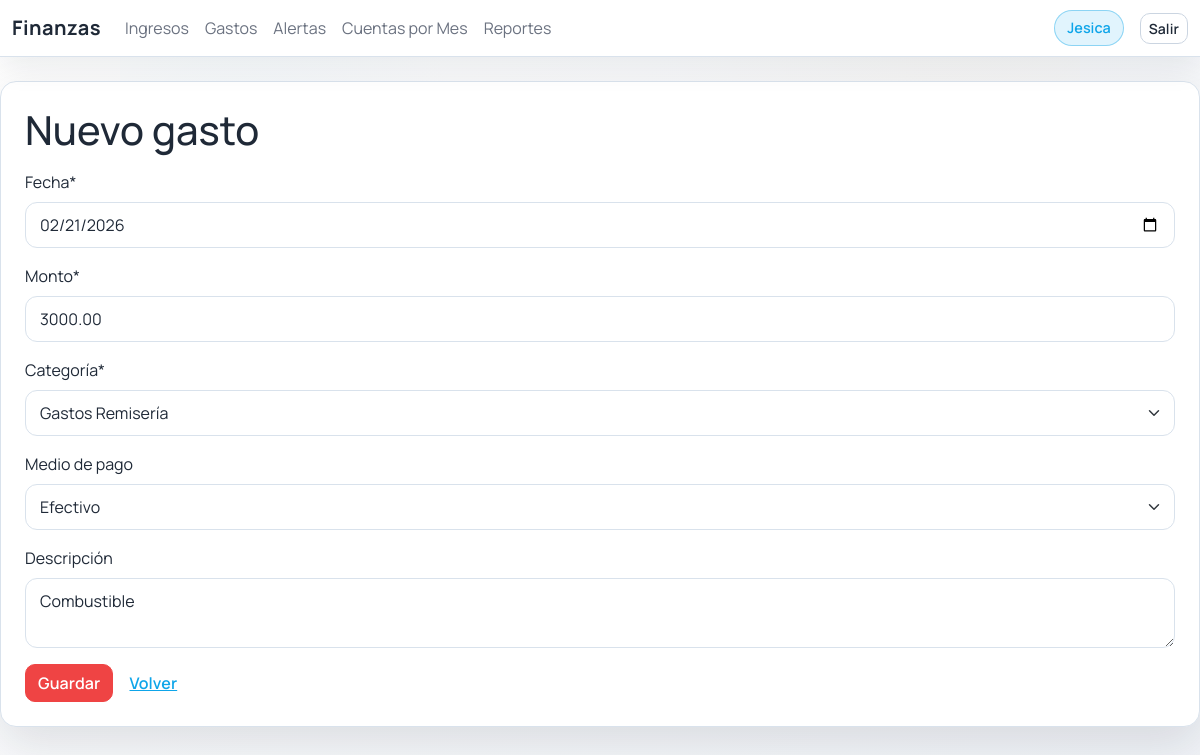
Page /gastos/2/editar/ (signed in) on the committed database.
### core/models.py (models this page shows, shortened)
class Expense(models.Model):
	date = models.DateField(default=timezone.localdate)
	amount = models.DecimalField(max_digits=12, decimal_places=2, default=Decimal("0"))
	category = models.CharField(max_length=32, choices=ExpenseCategory.choices, default=ExpenseCategory.GENERAL)
	payment_method = models.CharField(max_length=50, choices=PaymentMethod.choices, blank=True)
	description = models.TextField(blank=True)
	created_by = models.ForeignKey(settings.AUTH_USER_MODEL, on_delete=models.PROTECT, related_name="expenses")
	created_at = models.DateTimeField(auto_now_add=True)
	class Meta:
		ordering = ["-date", "-created_at"]

### core/views.py (the view)
class ExpenseUpdateView(LoginRequiredMixin, AdminOnlyMixin, UpdateView):
    model = Expense
    form_class = ExpenseForm
    template_name = "gastos/form.html"
    success_url = reverse_lazy("gastos-list")

### core/forms.py
class ExpenseForm(forms.ModelForm):
    class Meta:
        model = Expense
        fields = ["date", "amount", "category", "payment_method", "description"]
        widgets = {
            "date": forms.DateInput(attrs={"type": "date"}, format="%Y-%m-%d"),
            "description": forms.Textarea(attrs={"rows": 2}),
        }
    def __init__(self, *args, **kwargs):
        super().__init__(*args, **kwargs)
        today = timezone.localdate()
        self.fields["date"].initial = today.isoformat()
        self.fields["date"].label = "Fecha"
        self.fields["amount"].label = "Monto"
        self.fields["category"].label = "Categoría"
        self.fields["payment_method"].label = "Medio de pago"
        self.fields["description"].label = "Descripción"
        self.fields["payment_method"].choices = [("", "(opcional)")] + list(PaymentMethod.choices)
        self.fields["category"].initial = ExpenseCategory.GENERAL

### core/templatetags/roles.py (called while the page is built)
@register.filter
def es_admin(user):
    if not user or not user.is_authenticated:
        return False
    return user.is_staff or user.is_superuser or user.groups.filter(name__iexact="administrador").exists()

### core/views.py (called while the page is built)
def is_admin(user) -> bool:
    return user.is_superuser or user.is_staff or user.groups.filter(name__iexact="administrador").exists()

    def test_func(self):
        return is_admin(self.request.user)

### templates/gastos/form.html (shortened to what this page needs)
{% extends 'base.html' %}
{% load crispy_forms_tags %}
{% block content %}
<h1>{{ page_title|default:"Nuevo gasto" }}</h1>
<form method="post" class="mt-3">{% csrf_token %}
    {{ form|crispy }}
    <button class="btn btn-danger" type="submit">{{ submit_label|default:"Guardar" }}</button>
    <a class="btn btn-link" href="/gastos/">Volver</a>
</form>
{% endblock %}

### templates/base.html (shortened to what this page needs)
{% load static %}
{% load roles %}
<!doctype html>
<html lang="es">
<head>
    <link href="https://cdn.jsdelivr.net/npm/bootstrap@5.3.3/dist/css/bootstrap.min.css" rel="stylesheet">
    <link href="{% static 'css/app.css' %}" rel="stylesheet">
</head>
<body class="app-body">
<nav class="navbar navbar-expand-lg navbar-light glass-nav mb-4">
    <div class="container-fluid">
        {% if request.user.is_authenticated %}
        <a class="navbar-brand" href="/">Finanzas</a>
        {% else %}
        <a class="navbar-brand" href="/">ZEIT</a>
        {% endif %}
        <div class="collapse navbar-collapse" id="navbarNav">
            <ul class="navbar-nav me-auto">
                {% if request.user.is_authenticated %}
                    <li class="nav-item"><a class="nav-link" href="/ingresos/">Ingresos</a></li>
                    {% if request.user|es_admin %}
                        <li class="nav-item"><a class="nav-link" href="/gastos/">Gastos</a></li>
                        <li class="nav-item"><a class="nav-link" href="/alertas/">Alertas</a></li>
                        <li class="nav-item"><a class="nav-link" href="/cuentas-mes/">Cuentas por Mes</a></li>
                        <li class="nav-item"><a class="nav-link" href="/reportes/">Reportes</a></li>
                    {% elif request.user|es_recepcionista %}
                        <li class="nav-item"><a class="nav-link" href="/gastos/vale/">Egreso</a></li>
                    {% endif %}
                {% endif %}
            </ul>
            {% if request.user.is_authenticated %}
            <span class="navbar-text me-3 stat-pill">{{ request.user.first_name|default:request.user.username }}</span>
            <a class="btn btn-outline-light btn-sm" href="/accounts/logout/">Salir</a>
            {% endif %}
        </div>
    </div>
</nav>
<div class="container-fluid content-shell fade-in px-3 px-md-4">
    {% block content %}{% endblock %}
</div>
</body>
</html>

### static/css/app.css (style rules this page uses)
:root { --bg: #f6f7fb; --bg-muted: #eef1f6; --surface: #ffffff; --surface-strong: #f3f6fb; --accent: #0ea5e9; --accent-2: #f59e0b; --text: #1f2937; --text-muted: #6b7280; --border: #d9e2ec; --shadow: 0 18px 48px rgba(15, 23, 42, 0.12); }
* { box-sizing: border-box; }
body.app-body { font-family: 'Manrope', 'Segoe UI', sans-serif; background: linear-gradient(135deg, rgba(255, 255, 255, 0.78), rgba(238, 241, 246, 0.82)), url('../img/remiseria-logo.png'), radial-gradient(circle at 20% 20%, rgba(14, 165, 233, 0.12), transparent 28%), radial-gradient(circle at 80% 0%, rgba(245, 158, 11, 0.1), transparent 32%); background-repeat: no-repeat, no-repeat, no-repeat, no-repeat; background-size: cover, 520px, 50%, 50%; background-position: center center, center 18%, 20% 15%, 80% 5%; color: var(--text); min-height: 100vh; padding-bottom: 32px; }
.navbar.glass-nav { position: sticky; top: 0; z-index: 1030; background: rgba(255, 255, 255, 0.95); backdrop-filter: blur(10px); border-bottom: 1px solid var(--border); box-shadow: 0 10px 30px rgba(15, 23, 42, 0.08); }
.navbar-brand { font-weight: 700; letter-spacing: 0.5px; color: var(--text); }
.nav-link { color: var(--text-muted); transition: color 0.2s ease, transform 0.2s ease; }
.content-shell { background: var(--surface); border: 1px solid var(--border); border-radius: 16px; box-shadow: var(--shadow); padding: 24px; max-width: 1200px; margin: 0 auto 24px; }
.btn { border-radius: 10px; font-weight: 600; letter-spacing: 0.1px; }
.btn-danger { background-color: #ef4444; border-color: #ef4444; color: #ffffff; }
.btn-outline-light { color: #1f2937; border-color: #cbd5e1; background-color: #ffffff; }
.btn-link { color: #0ea5e9; font-weight: 600; }
.form-select { background-color: #ffffff; border: 1px solid var(--border); color: var(--text); border-radius: 12px; padding: 10px 14px; box-shadow: inset 0 1px 0 rgba(255, 255, 255, 0.6); transition: border-color 0.2s ease, box-shadow 0.2s ease, transform 0.1s ease; }
.form-select option { background-color: #ffffff; color: var(--text); }
.form-control { background-color: #ffffff; border: 1px solid var(--border); color: var(--text); border-radius: 12px; padding: 10px 14px; box-shadow: inset 0 1px 0 rgba(255, 255, 255, 0.6); transition: border-color 0.2s ease, box-shadow 0.2s ease, transform 0.1s ease; }
.form-control::placeholder { color: var(--text-muted); }
.fade-in { opacity: 0; transform: translateY(12px); animation: fadeInUp 0.7s ease forwards; }
.stat-pill { display: inline-flex; align-items: center; gap: 8px; padding: 6px 12px; background: rgba(14, 165, 233, 0.12); color: var(--accent); border-radius: 999px; border: 1px solid rgba(14, 165, 233, 0.4); font-weight: 600; font-size: 0.9rem; }

### rows in the picture
Expense: date "02/21/2026", amount "3000.00", category "Gastos Remisería", payment_method "Efectivo", description "Combustible"

### other values in the picture
{{ request.user.first_name|default:request.user.username }} "Jesica"
{{ page_title|default:"Nuevo gasto" }} "Nuevo gasto"
{{ submit_label|default:"Guardar" }} "Guardar"
